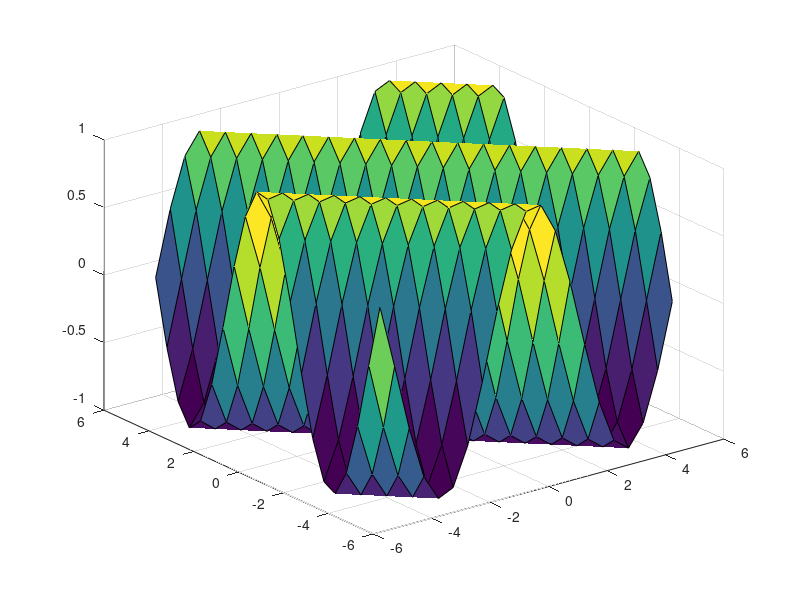

Reproduce this figure in MATLAB.
clc
clear all
close all

% [x, y] = meshgrid(-2:0.1:2, -2:0.1:2);
% z= sqrt(16- x.^2 - y.^2); %funcion z(x,y)
% figure(1)
% surf(x,y,z,'FaceAlpha', 0.5, 'EdgeColor','none')
% 
% hold on
% zz= x+ y;
% surf(x,y,zz)
% hold off
%%
[x, y] = meshgrid(-5:0.5:5, -5:0.5:5);
z=sin(x+y); %funcion z(x,y)
figure(1)
surf(x,y,z)

